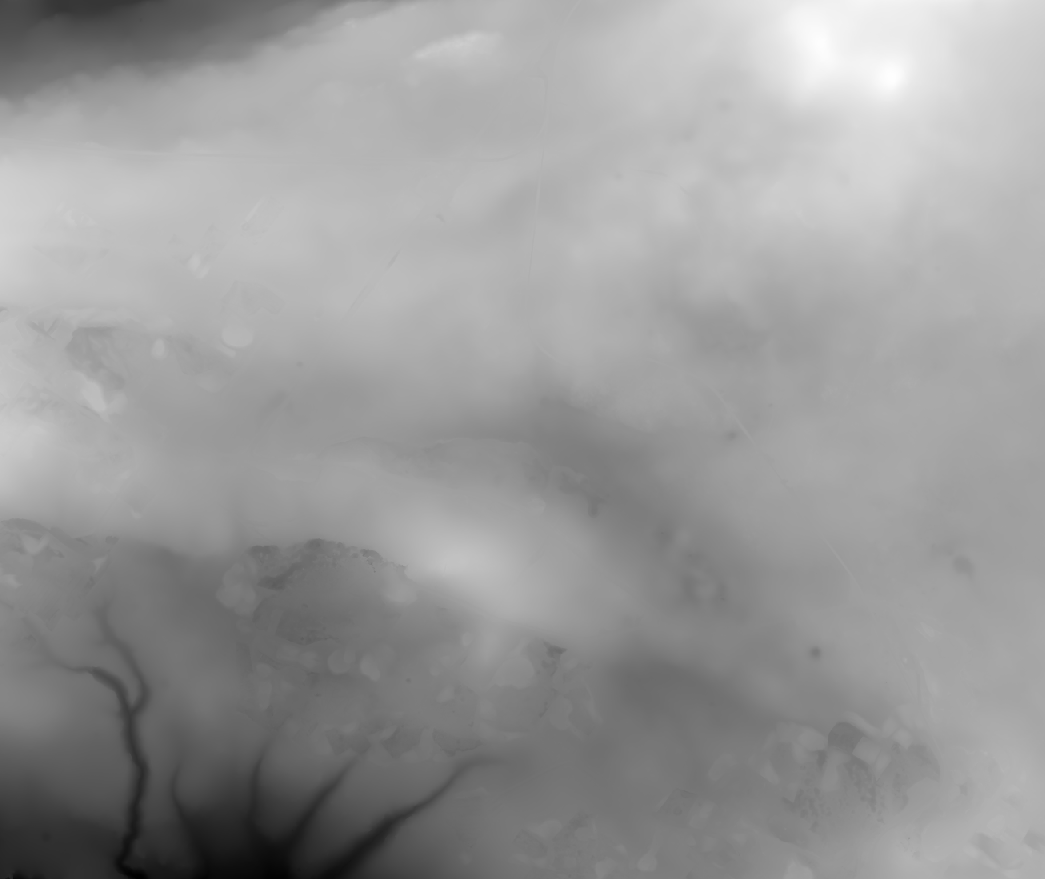
#> input picture PSO_Obstacle_avoidance-Pfe_ISIMM/Code-Python/ChrismasTerrain.tif, 1045 x 879 px
$ python CreateModel.py
#> lines starting #> are read from the running program, lines starting #| are printed output that depends on the picture
import numpy as np #bibliothéque pour effectuer les calculs numérique
import matplotlib.pyplot as plt #bibliotheque permet de créer des graphiques et visualisations
from PIL import Image  #bibliothéque permet de charger l'image


class TerrainModel:
    def __init__(self, terrain_file, threats, bounds, start_location, end_location, n):
#> called with terrain_file = 'ChrismasTerrain.tif', start_location = array of shape (3,), end_location = array of shape (3,), n = 22
        self.H = np.array(Image.open(terrain_file))
#> self.H is the input picture: shape (879, 1045) float32; min 48.92, max 296, mean 198.6
        self.H[self.H < 0] = 0

        self.MAPSIZE_Y, self.MAPSIZE_X = self.H.shape
#> self.MAPSIZE_Y = 879; self.MAPSIZE_X = 1045
        self.X, self.Y = np.meshgrid(np.arange(1, self.MAPSIZE_X+1 ), np.arange(1, self.MAPSIZE_Y+1 ))

        self.threats = threats
        self.bounds = bounds
        self.start_location = start_location
        self.end_location = end_location
        self.n = n

    def plot(self):
        fig = plt.figure(figsize=(10, 7))
        ax = fig.add_subplot(111, projection='3d')

        # Tracé du terrain
        ax.plot_surface(self.X, self.Y, self.H, cmap='summer', edgecolor='none', alpha=0.7)
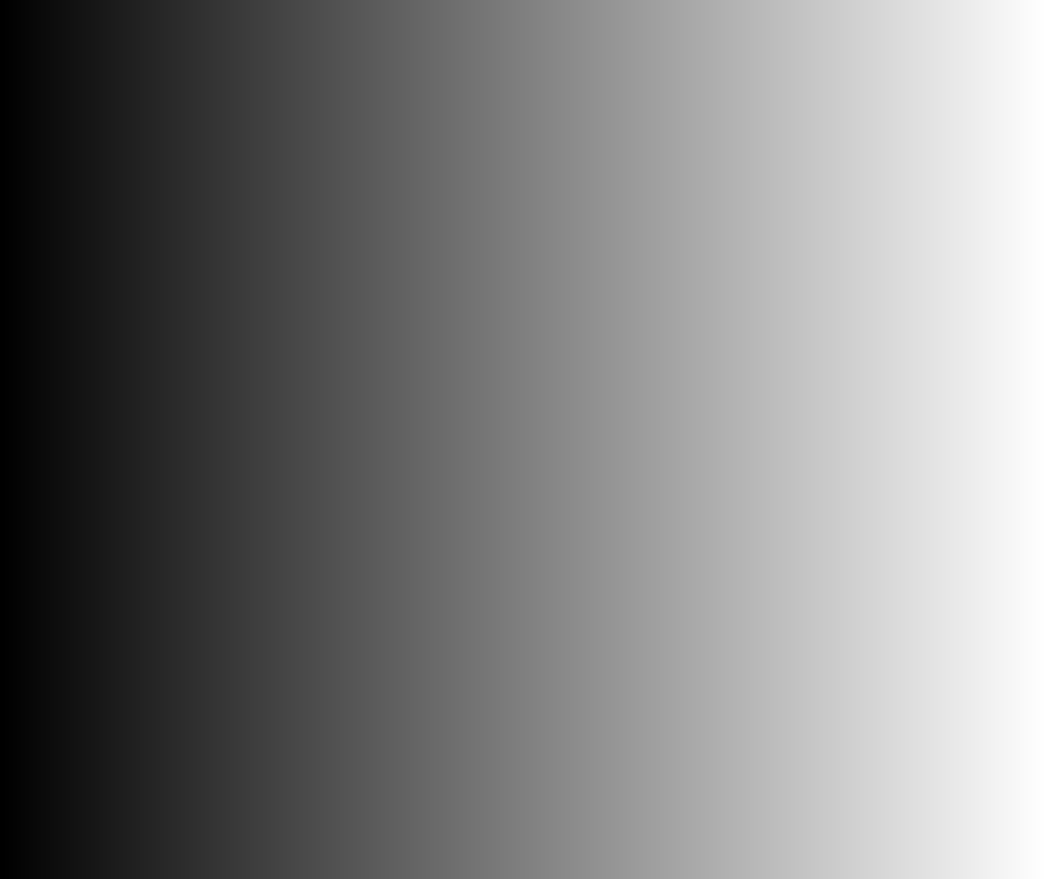
#> self.X: shape (879, 1045) int64; min 1, max 1045, mean 523; drawn with min black and max white

        # Ajout des menaces sous forme de cylindres
        h = 250  # Hauteur des cylindres
        for threat in self.threats:
            threat_x, threat_y, threat_z, threat_radius = threat
            theta = np.linspace(0, 2 * np.pi, 100)
            z = np.linspace(threat_z, threat_z + h, 2)
            theta, z = np.meshgrid(theta, z)
            x = threat_radius * np.cos(theta) + threat_x
            y = threat_radius * np.sin(theta) + threat_y
            ax.plot_surface(x, y, z, color='red', alpha=0.3, edgecolor='none')

        # Ajustements des axes
        ax.set_xlabel('x [m]')
        ax.set_ylabel('y [m]')
        ax.set_zlabel('z [m]')
        plt.show()
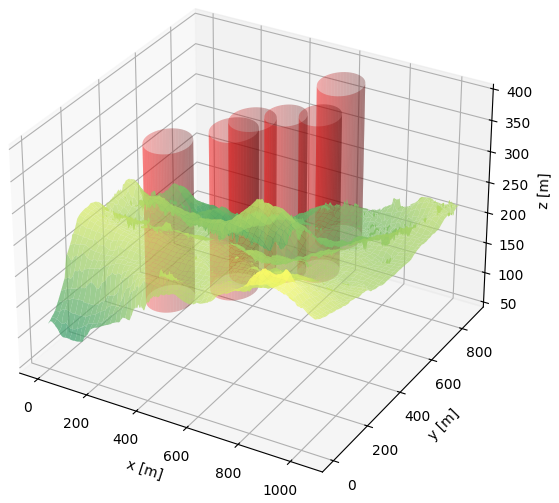
#> figure drawn by matplotlib, 1 panel


# Initialisation des données
terrain_file = 'ChrismasTerrain.tif'
threats = [
    (400, 600, 100, 80),
    (600, 500, 150, 70),
    (500, 350, 150, 80),
    (350, 200, 150, 80),
    (700, 550, 150, 70),
    (650, 750, 150, 80)
]
bounds = {'xmin': 1, 'xmax': 1000, 'ymin': 1, 'ymax': 1000, 'zmin': 100, 'zmax': 200}  #limite de la carte
start_location = np.array([200, 100, 150])
end_location = np.array([800, 800, 150])
n = 22

# Création et affichage du modèle
model = TerrainModel(terrain_file, threats, bounds, start_location, end_location, n)
model.plot()
